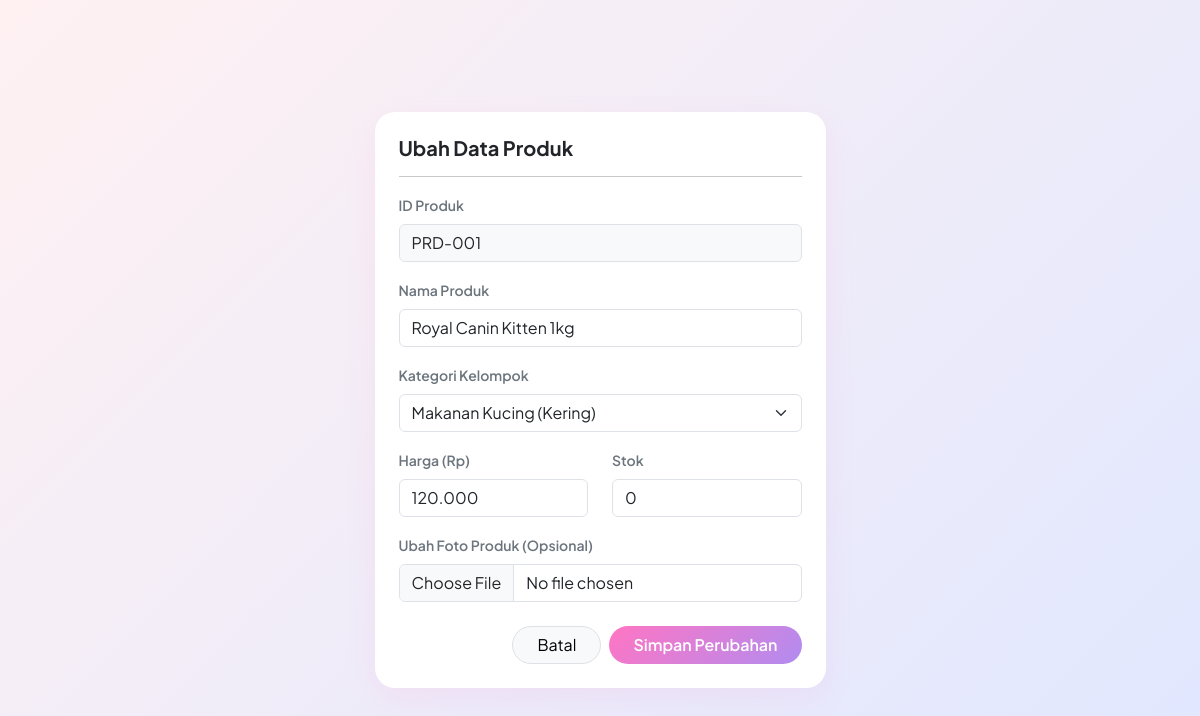
The app's page /edit.php?id=PRD-001 (signed in) with its own data.
### tables this page shows
CREATE TABLE `produk` (
  `id_produk` varchar(10) NOT NULL,
  `nama_produk` varchar(255) NOT NULL,
  `harga_jual` decimal(12,2) NOT NULL,
  `stok_tersedia` int NOT NULL DEFAULT '0',
  `foto_produk` varchar(255) DEFAULT NULL,
  `id_kategori` varchar(10) DEFAULT NULL
);

CREATE TABLE `kategori` (
  `id_kategori` varchar(10) NOT NULL,
  `nama_kategori` varchar(50) NOT NULL
);

### public/edit.php (the view, shortened to what this page needs)
<?php
require_once '../config/database.php';
$id = isset($_GET['id']) ? $_GET['id'] : '';
try {
    $stmt = $conn->prepare("SELECT * FROM Produk WHERE id_produk = ?");
    $stmt->execute([$id]);
    $produk = $stmt->fetch(PDO::FETCH_ASSOC);
    $kategori = $conn->query("SELECT * FROM Kategori")->fetchAll(PDO::FETCH_ASSOC);
} catch (PDOException $e) { die("Error: " . $e->getMessage()); }
?>
<!DOCTYPE html>
<html lang="id">
<head>
    <link href="https://cdn.jsdelivr.net/npm/bootstrap@5.3.0/dist/css/bootstrap.min.css" rel="stylesheet">
    <link rel="stylesheet" href="https://cdn.jsdelivr.net/npm/sweetalert2@11/dist/sweetalert2.min.css">
</head>
<body>
<div class="container">
    <div class="row justify-content-center">
        <div class="col-md-5">
            <div class="form-card p-4">
                <div class="d-flex align-items-center gap-2 mb-3">
                    <h5 class="fw-bold m-0">Ubah Data Produk</h5>
                </div>
                <hr class="opacity-25">
                <form id="formEditProduk">
                    <div class="mb-3">
                        <label class="form-label small fw-semibold text-secondary">ID Produk</label>
                        <input type="text" name="id_produk" id="id_produk" class="form-control bg-light" value="<?= htmlspecialchars($produk['id_produk']) ?>" readonly>
                    </div>
                    <div class="mb-3">
                        <label class="form-label small fw-semibold text-secondary">Nama Produk</label>
                        <input type="text" name="nama_produk" class="form-control" value="<?= htmlspecialchars($produk['nama_produk']) ?>" required>
                    </div>
                    <div class="mb-3">
                        <label class="form-label small fw-semibold text-secondary">Kategori Kelompok</label>
                        <select name="id_kategori" class="form-select" required>
                            <?php foreach($kategori as $kat): ?>
                                <option value="<?= $kat['id_kategori'] ?>" <?= $kat['id_kategori'] == $produk['id_kategori'] ? 'selected' : '' ?>><?= htmlspecialchars($kat['nama_kategori']) ?></option>
                            <?php endforeach; ?>
                        </select>
                    </div>
                    <div class="row mb-3">
                        <div class="col-md-6">
                            <label class="form-label small fw-semibold text-secondary">Harga (Rp)</label>
                            <input type="text" name="harga_jual" id="harga_jual" class="form-control" value="<?= number_format($produk['harga_jual'], 0, '', '.') ?>" required>
                        </div>
                        <div class="col-md-6">
                            <label class="form-label small fw-semibold text-secondary">Stok</label>
                            <input type="number" name="stok_tersedia" id="stok_tersedia" class="form-control" value="<?= $produk['stok_tersedia'] ?>" required>
                        </div>
                    </div>
                    <div class="mb-4">
                        <label class="form-label small fw-semibold text-secondary">Ubah Foto Produk (Opsional)</label>
                        <input type="file" name="foto_produk" class="form-control" accept="image/*">
                    </div>
                    <div class="d-flex gap-2 justify-content-end">
                        <a href="index.php?page=produk" class="btn btn-light border rounded-pill px-4">Batal</a>
                        <button type="submit" class="btn btn-pink-gradient rounded-pill px-4">Simpan Perubahan</button>
                    </div>
                </form>
            </div>
        </div>
    </div>
</div>
</body>
</html>

### public/edit.php (style rules this page uses)
body { background: linear-gradient(135deg, #fff1f2 0%, #e0e7ff 100%); font-family: 'Plus Jakarta Sans', sans-serif; height: 100vh; display: flex; align-items: center; }
.form-card { background: white; border: none; border-radius: 20px; box-shadow: 0 10px 30px rgba(255, 117, 195, 0.1); width: 100%; }
.btn-pink-gradient { background: linear-gradient(135deg, #ff75c3 0%, #b18cf0 100%); color: white; border: none; font-weight: 600; border-radius: 12px; transition: 0.2s; }

### records on screen
produk: id_produk "PRD-001", nama_produk "Royal Canin Kitten 1kg", id_kategori "Makanan Kucing (Kering)", harga_jual "120.000", stok_tersedia "0"
